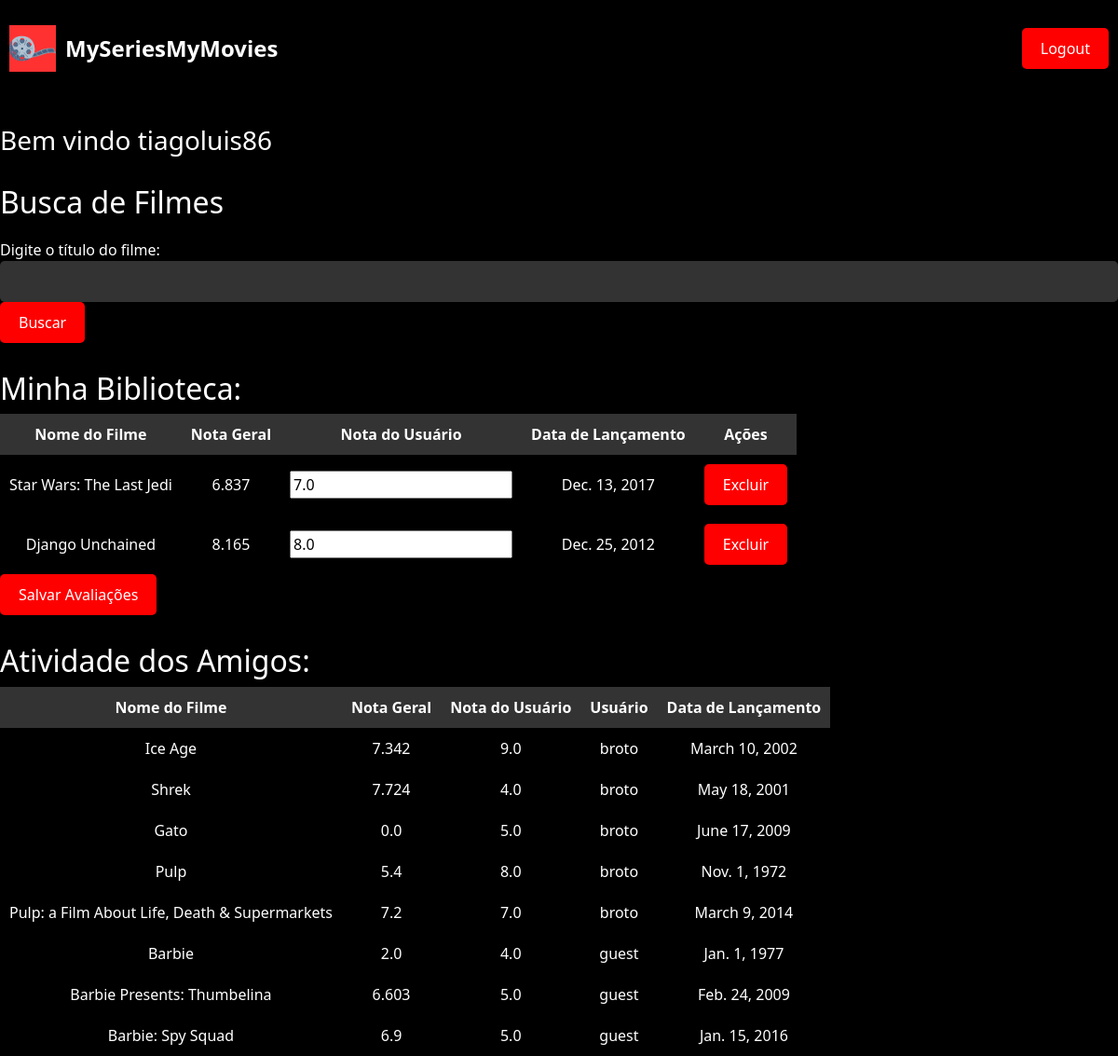
Before: /main/ (signed in) with the older database file.
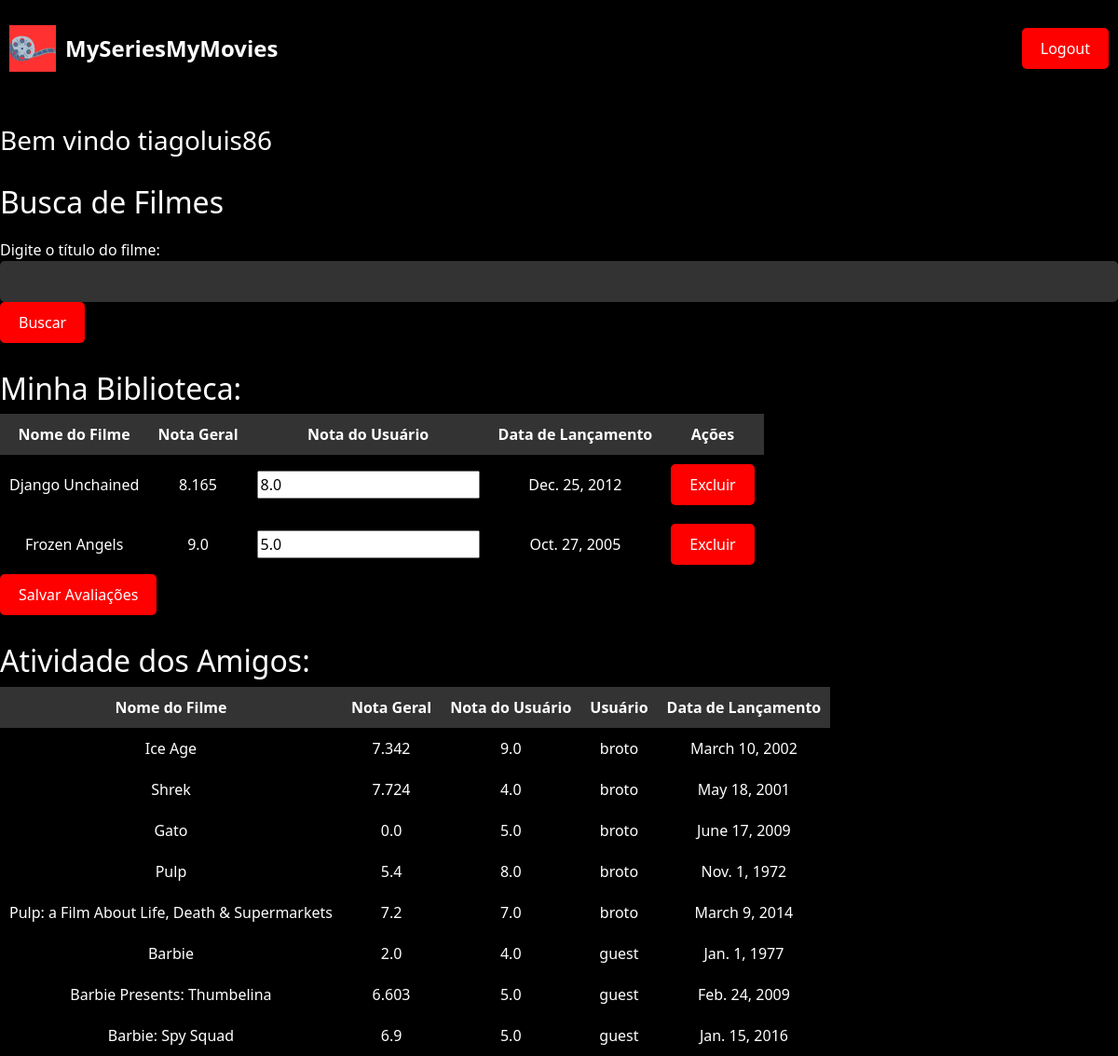
After: the same page with the newer database file.
### core/models.py (models this page shows, shortened)
class Movie(models.Model):
    user = models.ForeignKey(User, on_delete=models.CASCADE)
    title = models.CharField(max_length=255)
    release_date = models.DateField()
    average_rating = models.FloatField()
    user_rating = models.FloatField()

### core/views.py (the view)
# urls.py: path('main/', homepage, name='main'),
@login_required
def homepage(request):
    selected_movies = Movie.objects.filter(user=request.user)
    friend_activities = Movie.objects.exclude(user=request.user).select_related('user')
    context = {
        'selected_movies': selected_movies,
        'friend_activities': friend_activities
    }
    return render(request, 'main.html', context)

### core/templates/main.html (shortened to what this page needs)
<!DOCTYPE html>
<html>
<head>
    {% load static %}
     <link rel="stylesheet" href="https://cdn.jsdelivr.net/npm/bootstrap@5.1.0/dist/css/bootstrap.min.css">
     <link rel="stylesheet" href="{% static 'css/main.css' %}">
</head>
<body>
  <nav class="navbar">
    <div class="navbar-logo">
        <img src="{% static 'images/logo.png' %}" alt="Logo">
        <div class="navbar-brand">
            MySeriesMyMovies
        </div>
    </div>
    <div>
    <form action="{% url 'logout' %}" method="POST">
      <button type="submit">Logout</button>
  </form>
    </div>
</nav>
    <div class="caixa">
    <h3>Bem vindo {{ user.username }}</h3>
    </div>
    <h2>Busca de Filmes</h2>
    <form action="/search/" method="POST">
        <label for="title">Digite o título do filme:</label>
        <input type="text" id="title" name="search_query" required>
        <input type="submit" value="Buscar">
    </form>
    <div class="caixa">
    {% if selected_movies %}
    <form action="{% url 'update_ratings' %}" method="POST">
      <h2>Minha Biblioteca:</h2>
      <table>
          <thead>
              <tr>
                  <th>Nome do Filme</th>
                  <th>Nota Geral</th>
                  <th>Nota do Usuário</th>
                  <th>Data de Lançamento</th>
                  <th>Ações</th>
              </tr>
          </thead>
          <tbody>
              {% for movie in selected_movies %}
                  <tr>
                      <td>{{ movie.title }}</td>
                      <td>{{ movie.average_rating }}</td>
                      <td><input type="number" name="user_rating" value="{{ movie.user_rating }}" step="0.1"></td>
                      <td>{{ movie.release_date }}</td>
                      <td><button formaction="{% url 'delete_movie' movie.id %}">Excluir</button></td>
                  </tr>
              {% endfor %}
          </tbody>
      </table>
      <button type="submit">Salvar Avaliações</button>
  </form>
{% else %}
  <p>Nenhum filme encontrado na biblioteca.</p>
{% endif %}
</div>
<div class="caixa">
{% if friend_activities %}
  <h2>Atividade dos Amigos:</h2>
  <table>
      <thead>
          <tr>
              <th>Nome do Filme</th>
              <th>Nota Geral</th>
              <th>Nota do Usuário</th>
              <th>Usuário</th>
              <th>Data de Lançamento</th>
          </tr>
      </thead>
      <tbody>
          {% for activity in friend_activities %}
              <tr>
                  <td>{{ activity.title }}</td>
                  <td>{{ activity.average_rating }}</td>
                  <td>{{ activity.user_rating }}</td>
                  <td>{{ activity.user.username }}</td>
                  <td>{{ activity.release_date }}</td>
              </tr>
          {% endfor %}
      </tbody>
  </table>
{% endif %}
</div>
</body>
</html>

Changed rows visible on the page:
removed Movie: title "Star Wars: The Last Jedi", average_rating "6.837", user_rating "7.0", release_date "Dec. 13, 2017", shown under "Minha Biblioteca:"
added Movie: title "Frozen Angels", average_rating "9.0", user_rating "5.0", release_date "Oct. 27, 2005", shown under "Minha Biblioteca:"
